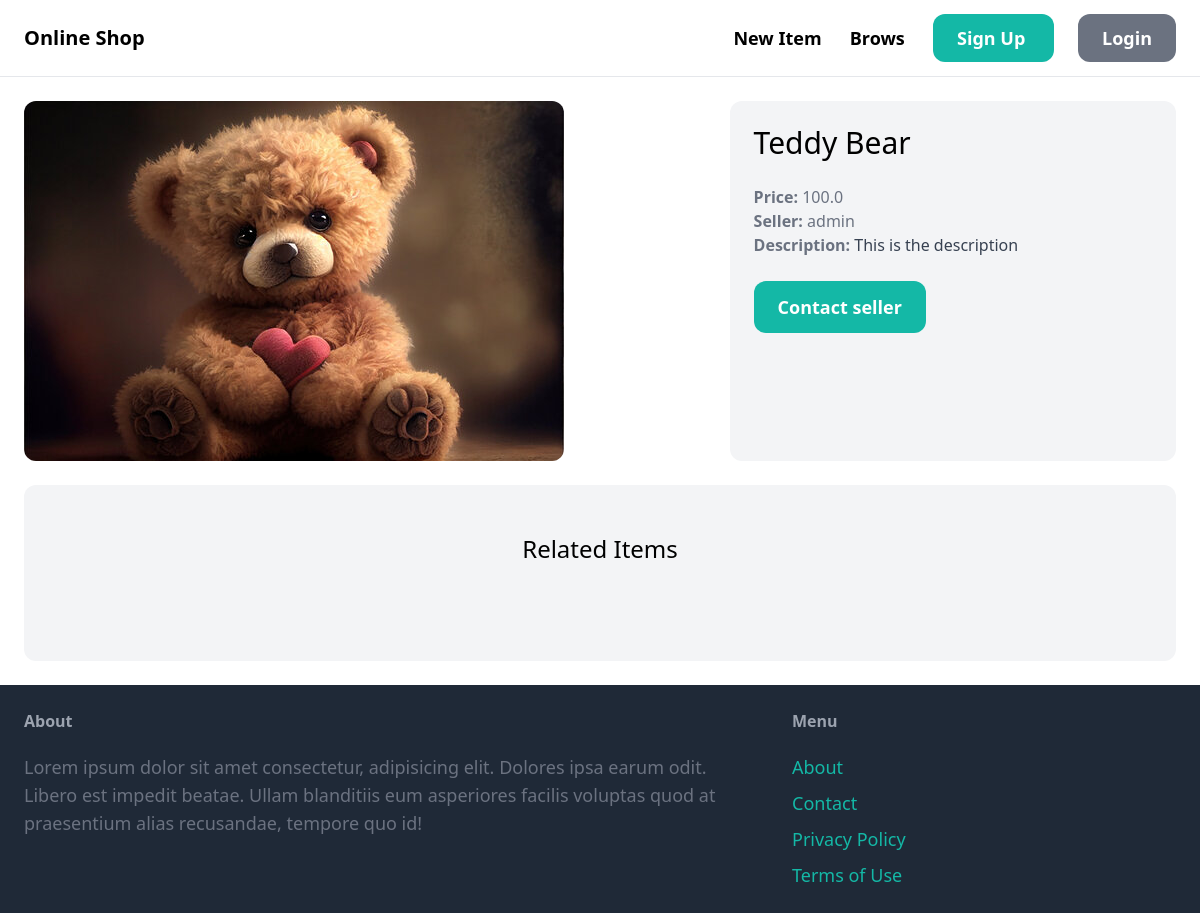
The app's page /items/1/, older data.
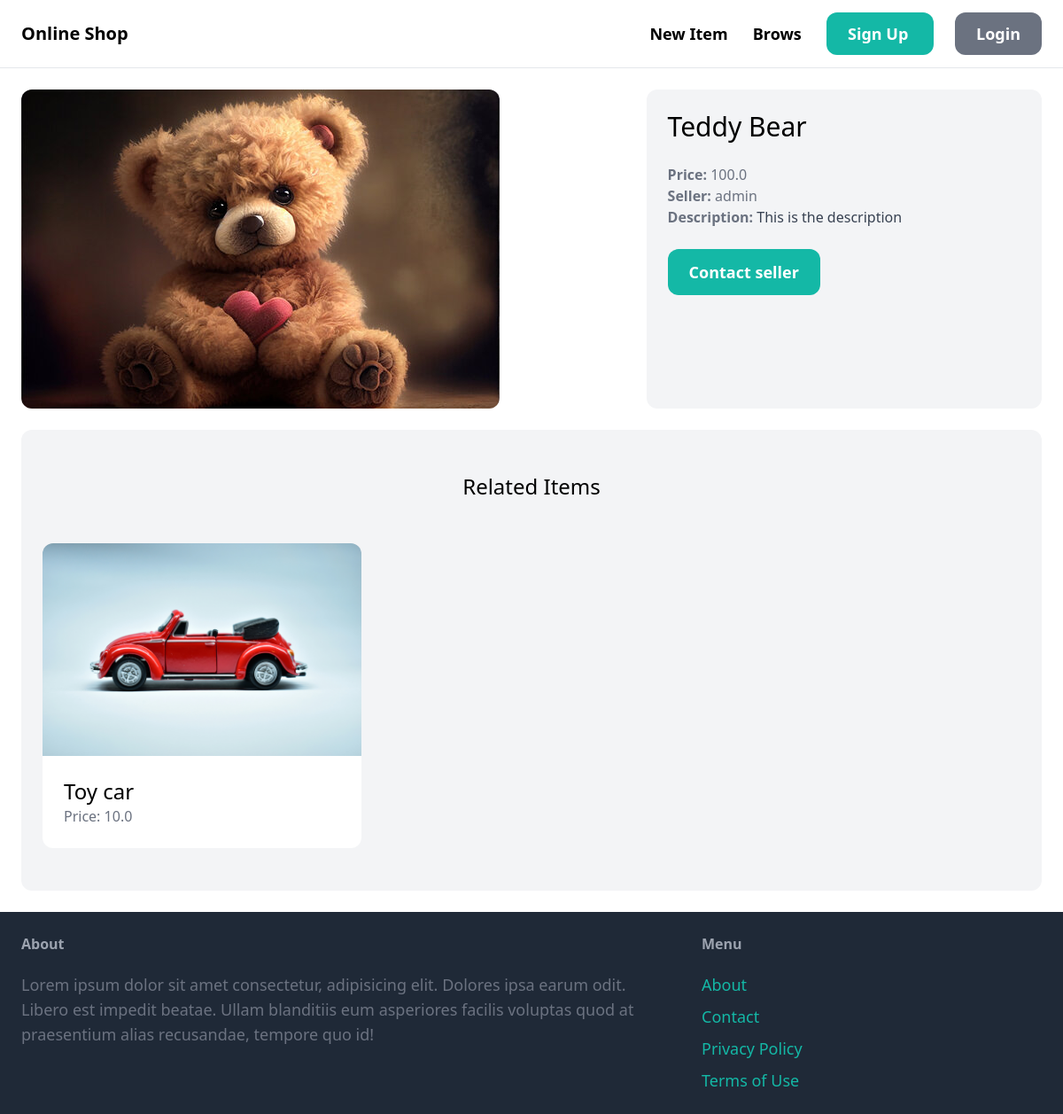
The same page, newer data.
### item/models.py (models this page shows, shortened)
class Item(models.Model):
    category = models.ForeignKey(Category, related_name='items', on_delete=models.CASCADE)
    name = models.CharField(max_length=255)
    description = models.TextField(blank=True, null=True)
    price = models.FloatField()
    image = models.ImageField(upload_to='item_images', blank=True, null=True)
    is_sold = models.BooleanField(default=False)
    created_by = models.ForeignKey(User, related_name='items', on_delete=models.CASCADE)
    created_at = models.DateTimeField(auto_now_add=True)

### item/views.py (the view)
# urls.py: path('<int:pk>/', views.detail, name='detail'),
def detail(request, pk):
    item = get_object_or_404(Item, pk=pk)
    related_items = Item.objects.filter(category=item.category, is_sold=False).exclude(pk=pk)[0:3]
    return render(request, 'item/detail.html', {
        'item': item,
        'related_items': related_items
    })

### item/templates/item/detail.html (shortened to what this page needs)
{% extends "core/base.html" %}
{% block content %}
    <div class="grid grid-cols-5 gap-6">
        <div class="col-span-3">
            <img src="{{ item.image.url }}" alt="item image" class="rounded-xl">
        </div>
        <div class="col-span-2 p-6 bg-gray-100 rounded-xl">
            <h1 class="mb-6 text-3xl">
                {{ item.name }}
            </h1>
            <p class="text-gray-500">
                <strong>
                    Price:
                </strong>
                {{ item.price }}
            </p>
            <p class="text-gray-500">
                <strong>
                    Seller:
                </strong>
                {{ item.created_by.username }}
            </p>
            {% if item.description %}
            <p class="text-gray-700">
                <strong class="text-gray-500">
                    Description:
                </strong>
                {{ item.description }}
            </p>
            {% endif %}
            {% if request.user == item.created_by %}
                <div class="mt-6 p-6 bg-white rounded-xl">
                    <p>This is your item</p>
                    <a href="{% url 'item:edit' item.id %}"
                        class="inline-block mt-6 px-6 py-3 text-lg font-semibold bg-teal-500 text-white rounded-xl"
                    >
                        Edit
                    </a>
                    <a href="{% url 'item:delete' item.id %}"
                        class="inline-block mt-6 px-6 py-3 text-lg font-semibold bg-red-500 text-white rounded-xl"
                    >
                        Delete
                    </a>
                </div>
            {% else %}
                <a href="{% url 'conversation:new' item.id %}"
                class="inline-block mt-6 px-6 py-3 text-lg font-semibold bg-teal-500 text-white rounded-xl hover:bg-teal-700">
                Contact seller
                </a>
            {% endif %}
        </div>
    </div>
    <div class="mt-6 px-6 py-12 bg-gray-100 rounded-xl">
        <h2 class="mb-12 text-2xl text-center">
            Related Items
        </h2>
        <div class="grid grid-cols-3 gap-3">
            {% for item in related_items %}
                <div>
                    <a href="{% url 'item:detail' item.id %}">
                        <div>
                            <img src="{{ item.image.url }}" alt="item image" class="rounded-t-xl">
                        </div>
                        <div class="p-6 bg-white rounded-b-xl">
                            <h2 class="text-2xl">
                                {{ item.name }}
                            </h2>
                            <p class="text-gray-500">
                                Price: {{ item.price }}
                            </p>
                        </div>
                    </a>
                </div>
            {% endfor %}
        </div>
    </div>
{% endblock content %}

### core/templates/core/base.html (shortened to what this page needs)
<!DOCTYPE html>
<html lang="en">
<head>
    <script src="https://cdn.tailwindcss.com"></script>
</head>
<body>
    <nav class="py-6 px-6 flex justify-between items-center border-b border-gray-200">
        <a href="/" class="text-xl font-semibold">Online Shop</a>
        <div class="space-x-6">
            <a href="{% url 'item:new' %}" class="text-lg font-semibold hover:text-gray-500">New Item</a>
            <a href="{% url 'item:items' %}" class="text-lg font-semibold hover:text-gray-500">Brows</a>
            {% if request.user.is_authenticated %}
                <a
                href="{% url 'conversation:inbox' %}"
                class="px-6 py-3 text-lg font-semibold bg-teal-500 text-white rounded-xl hover:bg-teal-700"
                >
                    Inbox
                </a>
                <a
                href="{% url 'dashboard:index' %}"
                class="px-6 py-3 text-lg font-semibold bg-gray-500 text-white rounded-xl hover:bg-gray-700"
                >
                    Dashboard
                </a>
            {% else %}
                <a
                href="{% url 'core:signup' %}"
                class="px-6 py-3 text-lg font-semibold bg-teal-500 text-white rounded-xl hover:bg-teal-700"
                >
                    Sign Up
                </a>
                <a
                href="{% url 'core:login' %}"
                class="px-6 py-3 text-lg font-semibold bg-gray-500 text-white rounded-xl hover:bg-gray-700"
                >
                    Login
                </a>
            {% endif %}
        </div>
    </nav>
    <div class="px-6 py-6">
        {% block content %}
        {% endblock content %}
    </div>
    <footer class="py-6 px-6 flex justify-between bg-gray-800">
        <div class="w-2/3 pr-10">
            <h3 class="mb-5 font-semibold text-gray-400">
                About
            </h3>
            <p class="text-lg text-gray-500">
                Lorem ipsum dolor sit amet consectetur, adipisicing elit. Dolores ipsa earum odit. Libero est impedit beatae. Ullam blanditiis eum asperiores facilis voluptas quod at praesentium alias recusandae, tempore quo id!
            </p>
        </div>
        <div class="w-1/3">
            <h3 class="mb-5 font-semibold text-gray-400">
                Menu
            </h3>
            <ul class="space-y-2">
                <li>
                    <a
                    href="#"
                    class="text-lg text-teal-500 hover:text-teal-700"
                    >
                    About
                    </a>
                </li>
                <li>
                    <a
                    href="{% url 'core:contact' %}"
                    class="text-lg text-teal-500 hover:text-teal-700"
                    >
                    Contact
                    </a>
                </li>
                <li>
                    <a
                    href="#"
                    class="text-lg text-teal-500 hover:text-teal-700"
                    >
                    Privacy Policy
                    </a>
                </li>
                <li>
                    <a
                    href="#"
                    class="text-lg text-teal-500 hover:text-teal-700"
                    >
                    Terms of Use
                    </a>
                </li>
            </ul>
        </div>
    </footer>
</body>
</html>

Row changes from the older to the newer data that the page shows:
added Item: image (picture), name "Toy car", price "10.0"
